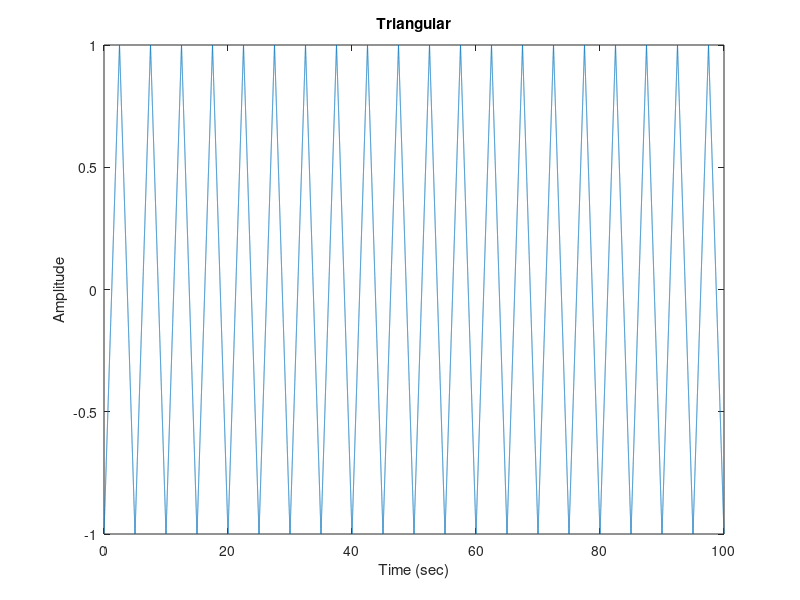

This figure's MATLAB source:
function tema_de_casa_exercitiu1()

fs = 2000;
t = 0:1/fs:100;
x = sawtooth(0.4*pi*t, 0.5); %semnal triunghiular
                              %perioada 5s 
plot(t,x);


xlabel('Time (sec)')
ylabel('Amplitude')
title('Triangular')

end
